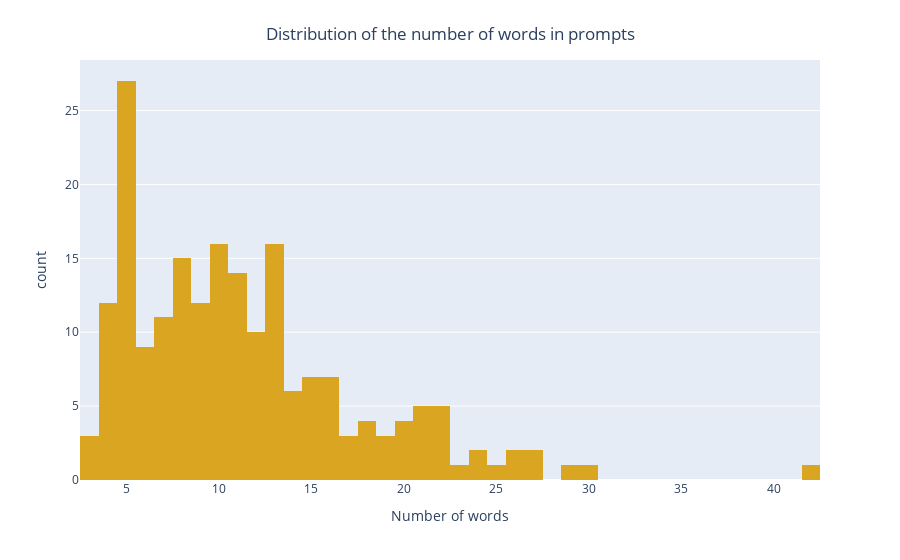

Notebook code cell kept with this figure:
### Markdown cell above
Let's display the distributions of word counts for each of the fields.

### Code cell
fig = px.histogram([len(x.split(" ")) for x in df_train.prompt], nbins=40, color_discrete_sequence=['goldenrod'])
fig.update_layout(
    showlegend=False,
    xaxis_title='Number of words',
    title={
        'text': "Distribution of the number of words in prompts",
        'y':0.95,
        'x':0.5,
        'xanchor':'center',
        'yanchor':'top'
    }
)

### Figure 1 — Plotly figure (JSON) as saved in the notebook; plotly's stock layout.template omitted (floating-point values rounded to 4 significant figures; data arrays with more than 128 entries replaced by an {"elided": "..."} marker saying what was removed)
{"data": [{"alignmentgroup": "True", "bingroup": "x", "hovertemplate": "variable=0<br>value=%{x}<br>count=%{y}<extra></extra>", "legendgroup": "0", "marker": {"color": "goldenrod", "pattern": {"shape": ""}}, "name": "0", "nbinsx": 40, "offsetgroup": "0", "orientation": "v", "showlegend": true, "type": "histogram", "x": {"elided": "200 int values"}, "xaxis": "x", "yaxis": "y"}], "layout": {"barmode": "relative", "legend": {"title": {"text": "variable"}, "tracegroupgap": 0}, "margin": {"t": 60}, "showlegend": false, "title": {"text": "Distribution of the number of words in prompts", "x": 0.5, "xanchor": "center", "y": 0.95, "yanchor": "top"}, "xaxis": {"anchor": "y", "domain": [0, 1], "title": {"text": "Number of words"}}, "yaxis": {"anchor": "x", "domain": [0, 1], "title": {"text": "count"}}}}
